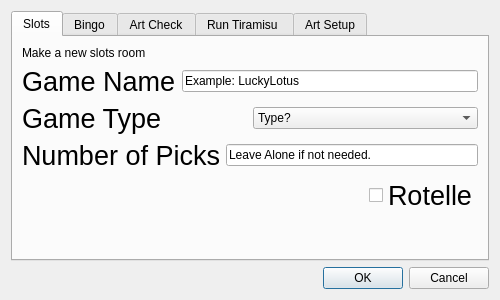
<?xml version="1.0" encoding="UTF-8"?>
<ui version="4.0">
 <class>ArtTools</class>
 <widget class="QDialog" name="ArtTools">
  <property name="geometry">
   <rect>
    <x>0</x>
    <y>0</y>
    <width>500</width>
    <height>300</height>
   </rect>
  </property>
  <property name="minimumSize">
   <size>
    <width>500</width>
    <height>300</height>
   </size>
  </property>
  <property name="maximumSize">
   <size>
    <width>500</width>
    <height>300</height>
   </size>
  </property>
  <property name="windowTitle">
   <string>Dialog</string>
  </property>
  <layout class="QVBoxLayout" name="verticalLayout">
   <item>
    <widget class="QTabWidget" name="TopTab">
     <property name="toolTip">
      <string>&lt;html&gt;&lt;head/&gt;&lt;body&gt;&lt;p&gt;&lt;br/&gt;&lt;/p&gt;&lt;/body&gt;&lt;/html&gt;</string>
     </property>
     <property name="whatsThis">
      <string>&lt;html&gt;&lt;head/&gt;&lt;body&gt;&lt;p&gt;&lt;br/&gt;&lt;/p&gt;&lt;/body&gt;&lt;/html&gt;</string>
     </property>
     <property name="styleSheet">
      <string notr="true"/>
     </property>
     <property name="currentIndex">
      <number>0</number>
     </property>
     <widget class="QWidget" name="FolderSetup">
      <attribute name="title">
       <string>Slots</string>
      </attribute>
      <layout class="QVBoxLayout" name="verticalLayout_3">
       <item>
        <widget class="QLabel" name="label_3">
         <property name="text">
          <string>Make a new slots room</string>
         </property>
        </widget>
       </item>
       <item>
        <layout class="QHBoxLayout" name="horizontalLayout_3">
         <item>
          <widget class="QLabel" name="SlotsGameName">
           <property name="font">
            <font>
             <pointsize>20</pointsize>
            </font>
           </property>
           <property name="text">
            <string>Game Name</string>
           </property>
          </widget>
         </item>
         <item>
          <widget class="QLineEdit" name="SlotsGameNameInput">
           <property name="text">
            <string>Example: LuckyLotus</string>
           </property>
          </widget>
         </item>
        </layout>
       </item>
       <item>
        <layout class="QHBoxLayout" name="horizontalLayout_2">
         <item>
          <widget class="QLabel" name="GameType">
           <property name="font">
            <font>
             <pointsize>20</pointsize>
            </font>
           </property>
           <property name="text">
            <string>Game Type</string>
           </property>
          </widget>
         </item>
         <item>
          <widget class="QComboBox" name="GameTypeComboBox">
           <item>
            <property name="text">
             <string>Type?</string>
            </property>
           </item>
           <item>
            <property name="text">
             <string>Theamed</string>
            </property>
           </item>
           <item>
            <property name="text">
             <string>Pick till you poop</string>
            </property>
           </item>
           <item>
            <property name="text">
             <string>Fixed Pick</string>
            </property>
           </item>
           <item>
            <property name="text">
             <string>Free Spin</string>
            </property>
           </item>
           <item>
            <property name="text">
             <string>Modified</string>
            </property>
           </item>
          </widget>
         </item>
        </layout>
       </item>
       <item>
        <layout class="QHBoxLayout" name="horizontalLayout_5">
         <item>
          <widget class="QLabel" name="NumberOfPicks">
           <property name="enabled">
            <bool>true</bool>
           </property>
           <property name="font">
            <font>
             <pointsize>20</pointsize>
            </font>
           </property>
           <property name="text">
            <string>Number of Picks</string>
           </property>
          </widget>
         </item>
         <item>
          <widget class="QLineEdit" name="NumberOfPicksInput">
           <property name="enabled">
            <bool>true</bool>
           </property>
           <property name="text">
            <string>Leave Alone if not needed.</string>
           </property>
          </widget>
         </item>
        </layout>
       </item>
       <item>
        <layout class="QHBoxLayout" name="horizontalLayout_10">
         <item>
          <spacer name="horizontalSpacer_2">
           <property name="orientation">
            <enum>Qt::Horizontal</enum>
           </property>
           <property name="sizeHint" stdset="0">
            <size>
             <width>40</width>
             <height>20</height>
            </size>
           </property>
          </spacer>
         </item>
         <item>
          <widget class="QCheckBox" name="RotelleCheckBox">
           <property name="font">
            <font>
             <pointsize>20</pointsize>
            </font>
           </property>
           <property name="text">
            <string>Rotelle</string>
           </property>
          </widget>
         </item>
        </layout>
       </item>
       <item>
        <spacer name="verticalSpacer">
         <property name="orientation">
          <enum>Qt::Vertical</enum>
         </property>
         <property name="sizeHint" stdset="0">
          <size>
           <width>20</width>
           <height>40</height>
          </size>
         </property>
        </spacer>
       </item>
      </layout>
     </widget>
     <widget class="QWidget" name="tab">
      <attribute name="title">
       <string>Bingo</string>
      </attribute>
      <layout class="QVBoxLayout" name="verticalLayout_2">
       <item>
        <widget class="QLabel" name="label_5">
         <property name="text">
          <string>Make a new bingo room</string>
         </property>
        </widget>
       </item>
       <item>
        <layout class="QHBoxLayout" name="horizontalLayout_7">
         <item>
          <widget class="QLabel" name="BingoLabel">
           <property name="font">
            <font>
             <pointsize>20</pointsize>
            </font>
           </property>
           <property name="text">
            <string>Game Name</string>
           </property>
          </widget>
         </item>
         <item>
          <widget class="QLineEdit" name="BingoGameInput">
           <property name="text">
            <string>Example: TheDrumStickRedemption</string>
           </property>
          </widget>
         </item>
        </layout>
       </item>
       <item>
        <spacer name="verticalSpacer_2">
         <property name="orientation">
          <enum>Qt::Vertical</enum>
         </property>
         <property name="sizeHint" stdset="0">
          <size>
           <width>20</width>
           <height>147</height>
          </size>
         </property>
        </spacer>
       </item>
      </layout>
     </widget>
     <widget class="QWidget" name="tab_2">
      <attribute name="title">
       <string>Art Check</string>
      </attribute>
      <layout class="QVBoxLayout" name="verticalLayout_5">
       <item>
        <widget class="QLabel" name="label_6">
         <property name="text">
          <string>Select a folder below and hit ok and it will check your art.</string>
         </property>
        </widget>
       </item>
       <item>
        <layout class="QHBoxLayout" name="horizontalLayout">
         <item>
          <widget class="QLabel" name="SlotsFolderLabelCheck">
           <property name="font">
            <font>
             <pointsize>20</pointsize>
            </font>
           </property>
           <property name="text">
            <string>Slots Folder</string>
           </property>
          </widget>
         </item>
         <item>
          <widget class="QLineEdit" name="SlotsFolderLocationCheck"/>
         </item>
         <item>
          <widget class="QToolButton" name="SlotsFolderCheck">
           <property name="text">
            <string>...</string>
           </property>
          </widget>
         </item>
        </layout>
       </item>
       <item>
        <layout class="QHBoxLayout" name="horizontalLayout_11">
         <item>
          <widget class="QLabel" name="BingoFolderLabeCheck">
           <property name="font">
            <font>
             <pointsize>20</pointsize>
            </font>
           </property>
           <property name="text">
            <string>Bingo Folder</string>
           </property>
          </widget>
         </item>
         <item>
          <widget class="QLineEdit" name="BingoFolderLocationCheck"/>
         </item>
         <item>
          <widget class="QToolButton" name="BingoFolderCheck">
           <property name="text">
            <string>...</string>
           </property>
          </widget>
         </item>
        </layout>
       </item>
       <item>
        <spacer name="verticalSpacer_4">
         <property name="orientation">
          <enum>Qt::Vertical</enum>
         </property>
         <property name="sizeHint" stdset="0">
          <size>
           <width>20</width>
           <height>106</height>
          </size>
         </property>
        </spacer>
       </item>
      </layout>
     </widget>
     <widget class="QWidget" name="tab_3">
      <attribute name="title">
       <string>Run Tiramisu </string>
      </attribute>
      <layout class="QHBoxLayout" name="horizontalLayout_4">
       <item>
        <spacer name="horizontalSpacer">
         <property name="orientation">
          <enum>Qt::Horizontal</enum>
         </property>
         <property name="sizeHint" stdset="0">
          <size>
           <width>182</width>
           <height>20</height>
          </size>
         </property>
        </spacer>
       </item>
       <item>
        <layout class="QVBoxLayout" name="verticalLayout_6">
         <item>
          <spacer name="verticalSpacer_5">
           <property name="orientation">
            <enum>Qt::Vertical</enum>
           </property>
           <property name="sizeHint" stdset="0">
            <size>
             <width>20</width>
             <height>40</height>
            </size>
           </property>
          </spacer>
         </item>
         <item>
          <widget class="QPushButton" name="OpenTiramisu">
           <property name="text">
            <string>Open</string>
           </property>
          </widget>
         </item>
         <item>
          <spacer name="verticalSpacer_6">
           <property name="orientation">
            <enum>Qt::Vertical</enum>
           </property>
           <property name="sizeHint" stdset="0">
            <size>
             <width>20</width>
             <height>40</height>
            </size>
           </property>
          </spacer>
         </item>
        </layout>
       </item>
       <item>
        <spacer name="horizontalSpacer_3">
         <property name="orientation">
          <enum>Qt::Horizontal</enum>
         </property>
         <property name="sizeHint" stdset="0">
          <size>
           <width>181</width>
           <height>20</height>
          </size>
         </property>
        </spacer>
       </item>
      </layout>
     </widget>
     <widget class="QWidget" name="Setup">
      <attribute name="title">
       <string>Art Setup</string>
      </attribute>
      <layout class="QVBoxLayout" name="verticalLayout_4">
       <item>
        <widget class="QLabel" name="label_4">
         <property name="text">
          <string>Tell us where your stuff lives!</string>
         </property>
        </widget>
       </item>
       <item>
        <layout class="QHBoxLayout" name="horizontalLayout_6">
         <item>
          <widget class="QLabel" name="SlotsFolderLabel">
           <property name="font">
            <font>
             <pointsize>20</pointsize>
            </font>
           </property>
           <property name="text">
            <string>Slots Folder</string>
           </property>
          </widget>
         </item>
         <item>
          <widget class="QLineEdit" name="SlotsFolderLocation"/>
         </item>
         <item>
          <widget class="QToolButton" name="SlotsFolder">
           <property name="text">
            <string>...</string>
           </property>
          </widget>
         </item>
        </layout>
       </item>
       <item>
        <layout class="QHBoxLayout" name="horizontalLayout_8">
         <item>
          <widget class="QLabel" name="BingoFolderLabel">
           <property name="font">
            <font>
             <pointsize>20</pointsize>
            </font>
           </property>
           <property name="text">
            <string>Bingo Folder</string>
           </property>
          </widget>
         </item>
         <item>
          <widget class="QLineEdit" name="BingoFolderLocation"/>
         </item>
         <item>
          <widget class="QToolButton" name="BingoFolder">
           <property name="text">
            <string>...</string>
           </property>
          </widget>
         </item>
        </layout>
       </item>
       <item>
        <spacer name="verticalSpacer_3">
         <property name="orientation">
          <enum>Qt::Vertical</enum>
         </property>
         <property name="sizeHint" stdset="0">
          <size>
           <width>20</width>
           <height>166</height>
          </size>
         </property>
        </spacer>
       </item>
      </layout>
     </widget>
    </widget>
   </item>
   <item>
    <widget class="QDialogButtonBox" name="buttonBox">
     <property name="orientation">
      <enum>Qt::Horizontal</enum>
     </property>
     <property name="standardButtons">
      <set>QDialogButtonBox::Cancel|QDialogButtonBox::Ok</set>
     </property>
    </widget>
   </item>
  </layout>
 </widget>
 <resources/>
 <connections/>
</ui>
